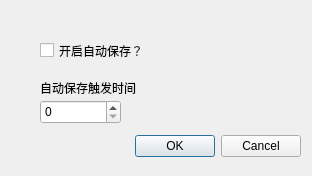
<?xml version="1.0" encoding="UTF-8"?>
<ui version="4.0">
 <class>AutosaveDialog</class>
 <widget class="QDialog" name="AutosaveDialog">
  <property name="geometry">
   <rect>
    <x>0</x>
    <y>0</y>
    <width>312</width>
    <height>176</height>
   </rect>
  </property>
  <property name="windowTitle">
   <string>Dialog</string>
  </property>
  <widget class="QDialogButtonBox" name="buttonBox">
   <property name="geometry">
    <rect>
     <x>-40</x>
     <y>130</y>
     <width>341</width>
     <height>32</height>
    </rect>
   </property>
   <property name="orientation">
    <enum>Qt::Horizontal</enum>
   </property>
   <property name="standardButtons">
    <set>QDialogButtonBox::Cancel|QDialogButtonBox::Ok</set>
   </property>
  </widget>
  <widget class="QSpinBox" name="timeSettings">
   <property name="geometry">
    <rect>
     <x>40</x>
     <y>100</y>
     <width>81</width>
     <height>24</height>
    </rect>
   </property>
  </widget>
  <widget class="QLabel" name="label">
   <property name="geometry">
    <rect>
     <x>40</x>
     <y>80</y>
     <width>101</width>
     <height>16</height>
    </rect>
   </property>
   <property name="text">
    <string>自动保存触发时间</string>
   </property>
  </widget>
  <widget class="QCheckBox" name="checkBox">
   <property name="geometry">
    <rect>
     <x>40</x>
     <y>40</y>
     <width>101</width>
     <height>21</height>
    </rect>
   </property>
   <property name="text">
    <string>开启自动保存？</string>
   </property>
  </widget>
 </widget>
 <resources/>
 <connections>
  <connection>
   <sender>buttonBox</sender>
   <signal>accepted()</signal>
   <receiver>AutosaveDialog</receiver>
   <slot>accept()</slot>
   <hints>
    <hint type="sourcelabel">
     <x>248</x>
     <y>254</y>
    </hint>
    <hint type="destinationlabel">
     <x>157</x>
     <y>274</y>
    </hint>
   </hints>
  </connection>
  <connection>
   <sender>buttonBox</sender>
   <signal>rejected()</signal>
   <receiver>AutosaveDialog</receiver>
   <slot>reject()</slot>
   <hints>
    <hint type="sourcelabel">
     <x>316</x>
     <y>260</y>
    </hint>
    <hint type="destinationlabel">
     <x>286</x>
     <y>274</y>
    </hint>
   </hints>
  </connection>
 </connections>
</ui>
